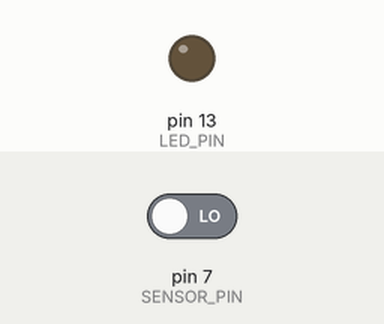
Simulated run of this sketch. Board: Arduino Uno, built with avr-gcc and run on an emulated ATmega328P. Shown: output pins drawn as LEDs (lit = HIGH). Dashed ring = blinking. The inputs (shaded band) are chosen by the test bench; at power-on: pin 7 (SENSOR_PIN) LOW. What the sketch prints to the serial monitor is not drawn.

Above: at 1.2 s.
1.3 s: pin 7 (SENSOR_PIN) driven HIGH
At 1.4 s:
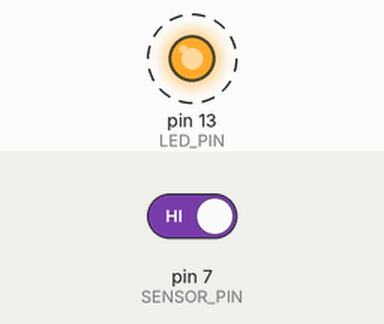
4.3 s: pin 7 (SENSOR_PIN) driven LOW
At 4.3 s:
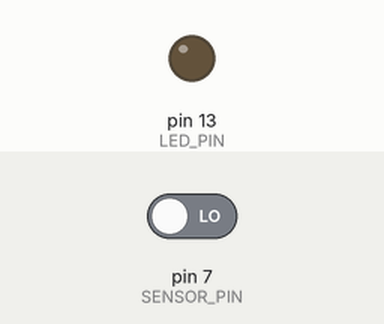
Timing chart, 0 to 7.3 s (numbered marks = the images above; inputs shaded):
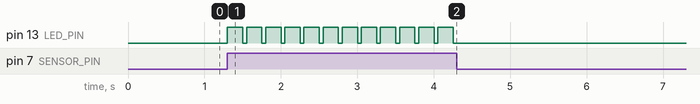

Measured:
- after the input at 1.3 s, pin 13 (LED_PIN): alternates HIGH for 0.20 s and LOW for 0.05 s, starting at once
- after the input at 4.3 s, pin 13 (LED_PIN): stops changing and stays LOW

The sketch:

cambienrung.ino
```cpp
#define SENSOR_PIN 7
#define LED_PIN 13

void setup() {
  pinMode(SENSOR_PIN, INPUT);
  pinMode(LED_PIN, OUTPUT);
  Serial.begin(9600);
  Serial.println("Khởi động cảm biến rung SW-420...");
}

void loop() {
  int sensorState = digitalRead(SENSOR_PIN);

  if (sensorState == HIGH) {
    Serial.println(">>> Phát hiện rung động!");
    digitalWrite(LED_PIN, HIGH);
    delay(200);
    digitalWrite(LED_PIN, LOW);
  }

  delay(50);
}
```
